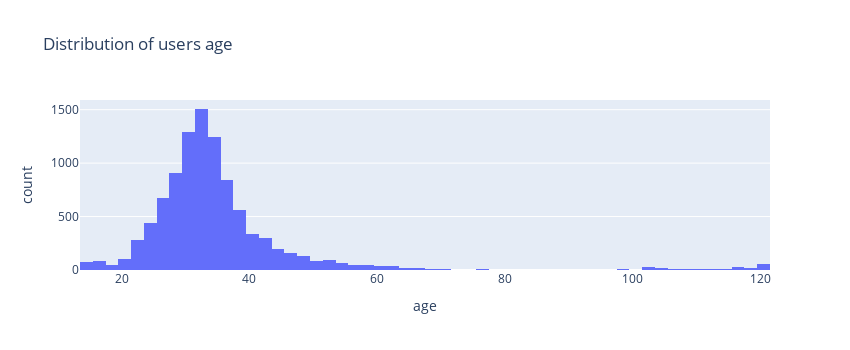

Here is the notebook cell this chart was saved with:
### Code cell
# Draw the hyistogram
fig = px.histogram(
    data_frame=users_df[users_df['age'] > 0]['age'], 
    nbins=100,
    x='age',
    orientation='v', 
    width=850, height=350, 
    title='Distribution of users age' 
);
fig.show()

### Figure 1 — Plotly figure (JSON) as saved in the notebook; plotly's stock layout.template omitted (floating-point values rounded to 4 significant figures; data arrays with more than 128 entries replaced by an {"elided": "..."} marker saying what was removed)
{"data": [{"alignmentgroup": "True", "bingroup": "x", "hovertemplate": "age=%{x}<br>count=%{y}<extra></extra>", "legendgroup": "", "marker": {"color": "#636efa", "pattern": {"shape": ""}}, "name": "", "nbinsx": 100, "offsetgroup": "", "orientation": "v", "showlegend": false, "type": "histogram", "x": {"elided": "9880 int values"}, "xaxis": "x", "yaxis": "y"}], "layout": {"barmode": "relative", "height": 350, "legend": {"tracegroupgap": 0}, "title": {"text": "Distribution of users age"}, "width": 850, "xaxis": {"anchor": "y", "domain": [0, 1], "title": {"text": "age"}}, "yaxis": {"anchor": "x", "domain": [0, 1], "title": {"text": "count"}}}}
